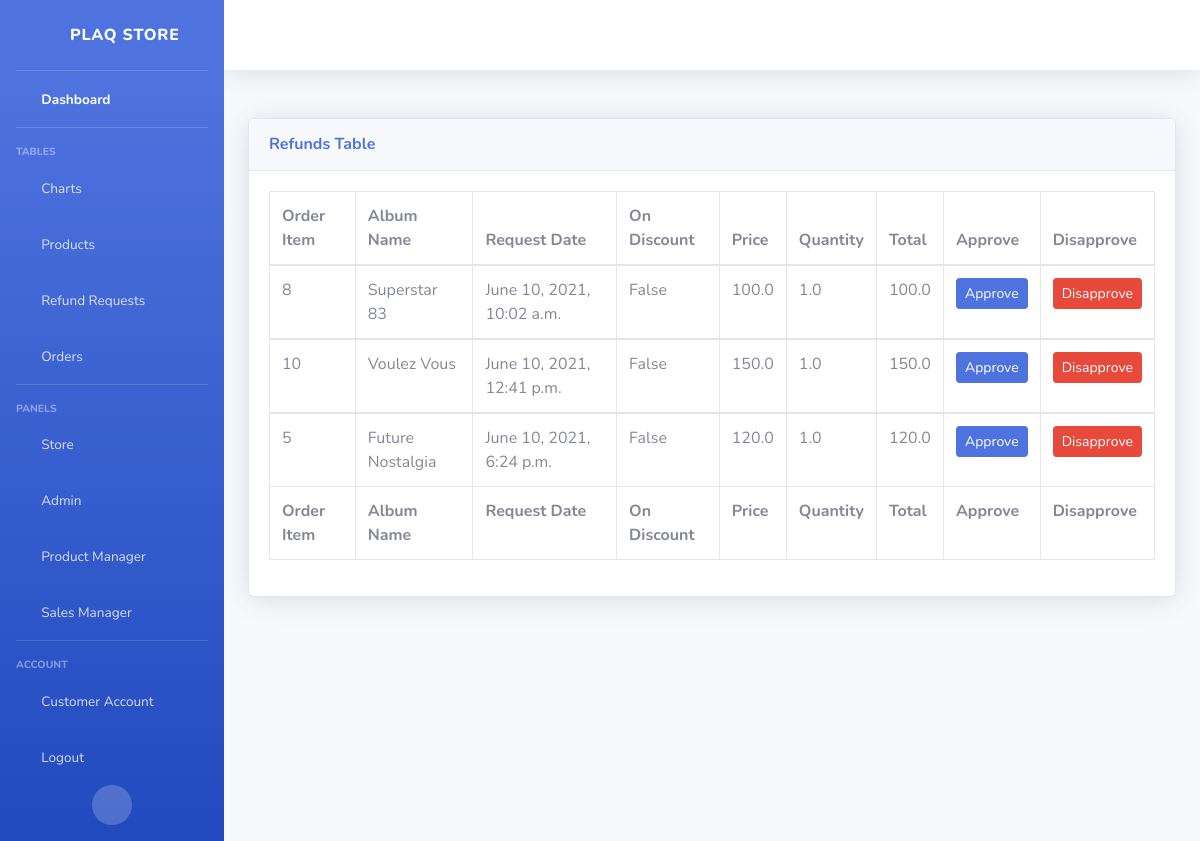
Page /refunds/ (signed in) on the earlier database version.
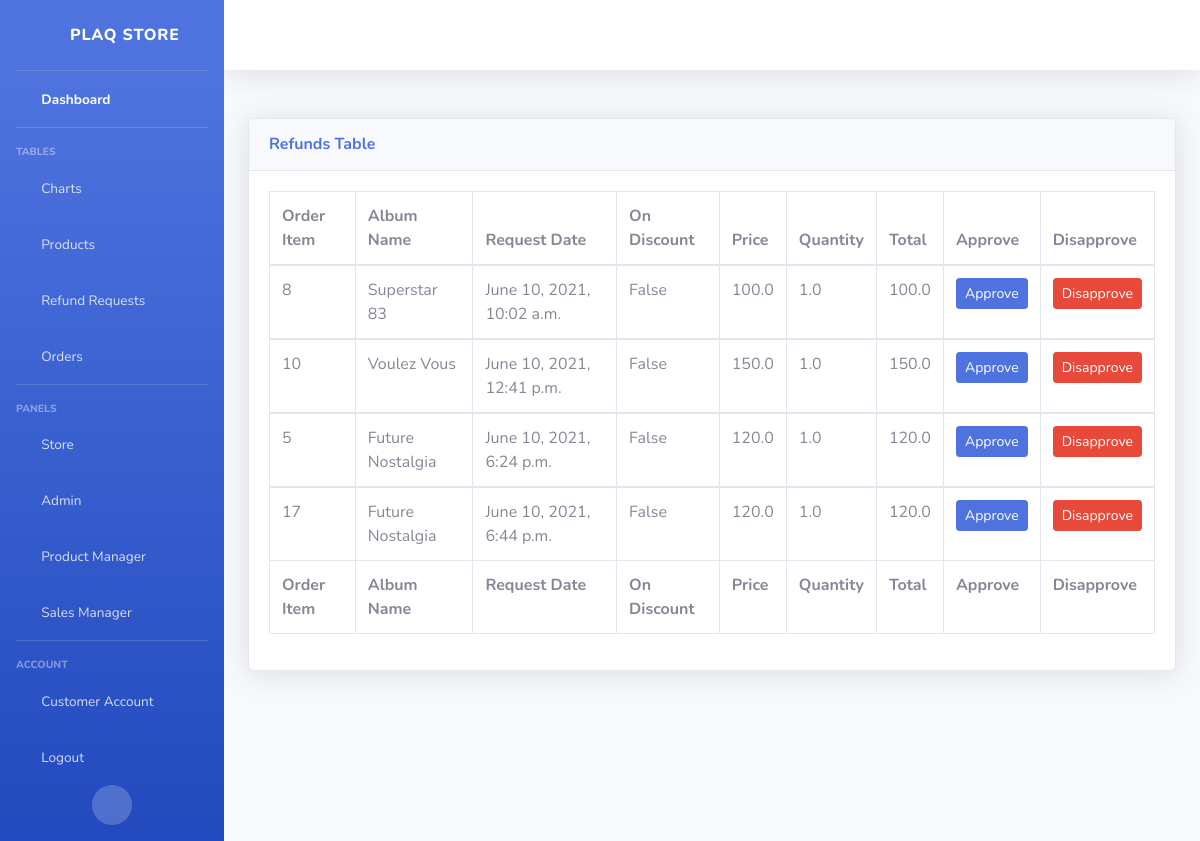
Same page on the later database version.
### store/models.py (models this page shows, shortened)
class Refund(models.Model):
    class Approval(models.IntegerChoices):
        PENDING = 1
        APPROVED = 2
        DISAPPROVED = 3
    order_item = models.ForeignKey(OrderItem, on_delete=models.SET_NULL, null=True)
    approval = models.IntegerField(choices=Approval.choices, default=1)
    onDiscount = models.BooleanField(default= False)
    price = models.FloatField(default=0, null=True, blank=True)
    quantity = models.FloatField(default=0, null=True, blank=True)
    total = models.FloatField(default=0, null=True, blank=True)
    request_date = models.DateTimeField(auto_now_add=True)

class OrderItem(models.Model):
    product = models.ForeignKey(Product, on_delete=models.SET_NULL, null=True, related_name='rating')
    order = models.ForeignKey(Order, on_delete=models.SET_NULL, null=True)
    quantity = models.IntegerField(default=0, null=True, blank=True)
    date_added = models.DateTimeField(auto_now_add=True)
    refund_request = models.BooleanField(default=False, null=True)
    rating = models.IntegerField(default=0, null=True,
        validators=[
            MaxValueValidator(5),
            MinValueValidator(0),
        ]
        )
    def __str__(self):
        return str(self.id)

class Product(models.Model):
    model_no = models.CharField(max_length=200, blank=True, null=True)
    album_name = models.CharField(max_length=200, blank=False)
    artist_name = models.CharField(max_length=200, blank=False)
    description = models.CharField(max_length=500, blank=True, null=True)
    genre = models.CharField(max_length=200, blank=True, null=True)
    warranty = models.CharField(max_length=200, blank=True, null=True)
    distributor = models.CharField(max_length=200, blank=True, null=True)
    price = models.FloatField()
    stock = models.IntegerField(default=0, null=True, blank=True)
    onDiscount = models.BooleanField(default= False)
    image = models.ImageField(blank=True, null=True)

### mysite/decorators.py (the view)
    def wrapper_func(request, *args, **kwargs):
        group_list = []
        user = request.user
        for groups in user.groups.all():
            group_list.append(groups.name)
        if 'sales manager' in group_list:
            return view_func(request, *args, **kwargs)
        else:
            return redirect('store')

### sales_manager/views.py (called while the page is built)
@sales_manager
def refund(request):
    refunds = Refund.objects.filter(approval=1)
    context={'refunds': refunds}
    return render(request, "sales_manager/refunds.html", context)

### sales_manager/templates/sales_manager/refunds.html
{% include 'sales_manager/sales_manager_base.html' %}
{% load static %}
{%block content%}
<div class="card shadow mb-4">
    <div class="card-header py-3">
        <h6 class="m-0 font-weight-bold text-primary">Refunds Table</h6>
    </div>
    <div class="card-body">
        <div class="table-responsive">
            <table class="table table-bordered" id="dataTable" width="100%" cellspacing="0">
                <thead>
                    <tr>
                        <th>Order Item</th>
                        <th>Album Name</th>
                        <th>Request Date</th>
                        <th>On Discount</th>
                        <th>Price</th>
                        <th>Quantity</th>
                        <th>Total</th>
                        <th>Approve</th>
                        <th>Disapprove</th>
                    </tr>
                </thead>
                <tfoot>
                    <tr>
                        <th>Order Item</th>
                        <th>Album Name</th>
                        <th>Request Date</th>
                        <th>On Discount</th>
                        <th>Price</th>
                        <th>Quantity</th>
                        <th>Total</th>
                        <th>Approve</th>
                        <th>Disapprove</th>
                    </tr>
                </tfoot>
                {% for refund in refunds %}
                <tbody>
                    <tr>
                        <td>{{refund.order_item}}</td>
                        <td>{{refund.order_item.product.album_name}}</td>
                        <td>{{refund.request_date}}</td>
                        <td>{{refund.onDiscount}}</td>
                        <td>{{refund.price}}</td>
                        <td>{{refund.quantity}}</td>
                        <td>{{refund.total}}</td>
                        <td><a class="btn btn-sm btn-primary" href="{% url 'approve-refund' refund.id %}">Approve</a></td>
                        <td><a class="btn btn-sm btn-danger" href="{% url 'disapprove-refund' refund.id %}">Disapprove</a></td>
                    </tr>
                    {% endfor %}
                </tbody>
            </table>
        </div>
    </div>
</div>
{%endblock content %}

### sales_manager/templates/sales_manager/sales_manager_base.html (shortened to what the changed rows need)
<!DOCTYPE html>
<html lang="en">
{%load static %}
<head>
    <link href="{% static 'vendor/fontawesome-free/css/all.min.css' %}" rel="stylesheet" type="text/css">
    <link href="{% static 'css/sb-admin-2.min.css' %}" rel="stylesheet">
</head>
<body id="page-top">
    <div id="wrapper">
        <ul class="navbar-nav bg-gradient-primary sidebar sidebar-dark accordion" id="accordionSidebar">
            {% for group in user.groups.all %}
                {% if group.name == 'product manager' %}
                    <li class="nav-item">
                        <a class="nav-link" href="/product-manager">
                            <i class="fas fa-fw fa-box-open"></i>
                            <span>Product Manager</span></a>
                    </li>
                {%elif group.name == 'sales manager' %}
                    <li class="nav-item">
                        <a class="nav-link" href="/sales-manager">
                            <i class="fas fa-fw fa-cash-register"></i>
                            <span>Sales Manager</span></a>
                    </li>
                {%endif%}
            {%endfor%}
        </ul>
</body>
</html>

Differences in the rows shown:
added Refund: order_item "17", order_item.product.album_name "Future Nostalgia", request_date "June 10, 2021, 6:44 p.m.", onDiscount "False", price "120.0", quantity "1.0", total "120.0"
